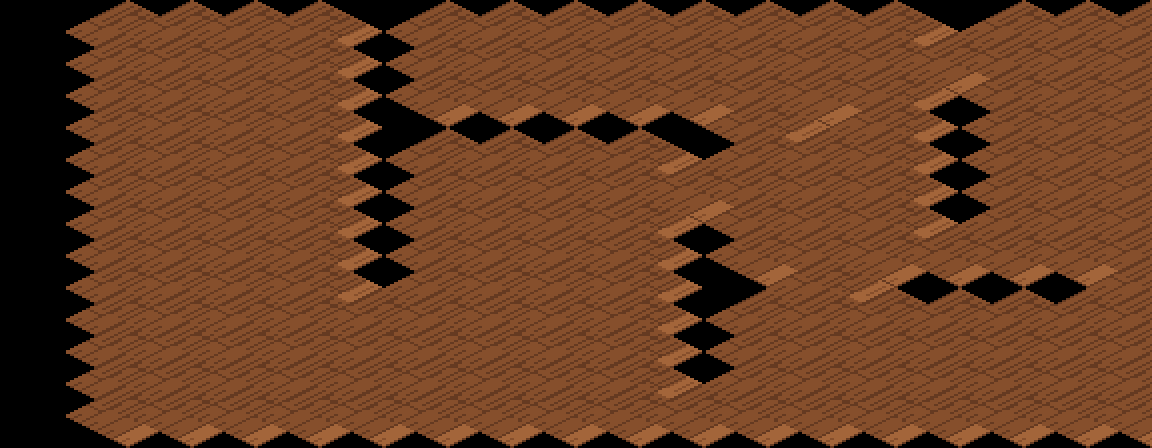

Below is a game level as drawn by its tile map, then a one-line description and the .tmx file that defines it, in full:
An orthogonal 18x14 tile map with 64x32 px tiles, 1 tile layer (suelo).

<map version="1.10" orientation="orthogonal" renderorder="right-down" width="18" height="14" tilewidth="64" tileheight="32" infinite="0" nextlayerid="2" nextobjectid="1">
 <tileset firstgid="1" name="terreno_mundo" tilewidth="128" tileheight="64" tile_count="203" columns="8">
  <image source="../textures/../textures/terreno_mundo.png" width="1024" height="1664" />
 </tileset>
 <layer id="1" name="suelo" width="18" height="14">
  <data encoding="csv">
0,0,0,0,0,0,0,0,0,0,0,0,0,0,0,0,0,0,
0,158,158,158,158,0,158,158,158,158,158,158,158,158,0,158,158,158,
0,158,158,158,158,0,158,158,158,158,158,158,158,158,158,158,158,158,
0,158,158,158,158,0,158,158,158,158,158,158,158,158,0,158,158,158,
0,158,158,158,158,0,0,0,0,0,0,158,0,158,0,158,158,158,
0,158,158,158,158,0,158,158,158,158,0,158,158,158,0,158,158,158,
0,158,158,158,158,0,158,158,158,158,158,158,158,158,0,158,158,158,
0,158,158,158,158,0,158,158,158,158,0,158,158,158,0,158,158,158,
0,158,158,158,158,0,158,158,158,158,0,158,158,158,158,158,158,158,
0,158,158,158,158,0,158,158,158,158,0,0,158,0,0,0,0,158,
0,158,158,158,158,158,158,158,158,158,0,158,158,158,158,158,158,158,
0,158,158,158,158,158,158,158,158,158,0,158,158,158,158,158,158,158,
0,158,158,158,158,158,158,158,158,158,0,158,158,158,158,158,158,158,
0,158,158,158,158,158,158,158,158,158,158,158,158,158,158,158,158,158
</data>
 </layer>
</map>
